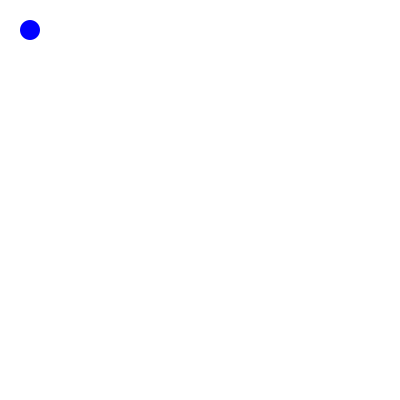
Frame 1 (no input)
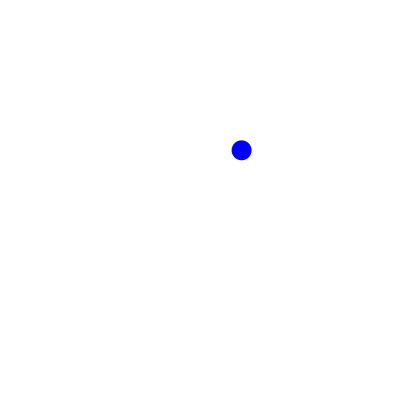
Frame 60 (the mouse pressed at the canvas centre just before this capture)
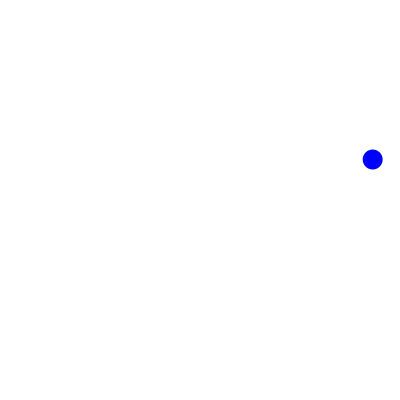
Frame 120 (the mouse held since frame 60 and released just before this capture)

The Processing sketch that drew these frames (run headless with seeded random() and noise(); from frame 60 on, the mouse is pressed at the canvas centre):

// Processing sketch: fp_pg_q_07_05
// ── fp_pg_q_07_05.pde
// 問題 7.5 ボールがウインドウ内を壁に反射しながら上下に等速直線運動するアニメーションを作成せよ．
private float x = 20;
private float y = 20;
private float vx = 1;
private float vy = 1;
private float rx = (vx * getSpeedRate());
private float ry = (vy * getSpeedRate());
private float d = 20;
private boolean flg = true;
private float v = 0;

void setup(){
  size(400, 400);
  smooth();
  background(255, 255, 255);
  ellipseMode(CORNER);
  frameRate(30);
}

void draw(){
  background(255, 255, 255);
  noStroke();
  fill(0, 0, 255);
  ellipse(x, y, d, d);
  x += rx;
  y += ry;
  if(x <= 0 || 380 <= x || y <= 0 || 380 <= y){
    v = sqrt(sq(rx) + sq(ry));
    /*if(vx <= 0 && vy <= 0){
      //　↖
      if(x <= 20 && y <= 20){
        x = 0;
        y = 0;
      } else if (x <= 20 && 20 < y) {
        x = 0;
      } else if (20 < x && y <= 20) {
        y = 0;
      }
    } else if(vx <= 0 && 0 < vy){
      // ↙
      if (x <= 0 && 0 < y) {
        x = 0;
      } else if (0 < x && 380 <= y) {
        y = height - d;
      } else if (x <= 0 && 380 <= y) {
        x = 0;
        y = height - d;
      }
    } else if(0 < vx && vy <= 0) {
      // ↗
      if (0 <= x && y <= 0) {
        y = d;
      } else if (0 <= x && 380 <= y) {
        y = height - d;
      } else if (380 <= x && y <= 0) {
        x = width - d;
        y = 0;
      }
    } else if(0 < vx && 0 < vy) {
      // ↘
      if (380 <= x && 0 < y) {
        x = width - d;
      } else if (380 <= x && 380 <= y) {
        x = width - d;
        y = height - d;
      } else if (x < 0 && 380 <= y) {
        y = height - d;
      }
    }*/
    //println(x);
    //println(y);
    //println(cos(180 - 90 - cos(acos(radians(rx/v)))));
    //println(sin(180 - 90 - sin(asin(radians(ry/v)))));
    rx = v * cos(degrees(acos(rx/v)));
    ry = v * sin(degrees(asin(ry/v)));
    println(degrees(acos(rx/v)));
    println(degrees(asin(ry/v)));
    //println("rx : " + rx);
    //println("ry : " + ry);
    if(x <= 0){
      x = 0;
    } else if(380 <= x) {
      x = 380;
    }
    if(y <= 0) {
      y = 0;
    } else if(380 <= y) {
      y = 380;
    }

    x += rx;
    y += ry;
  }
}

private float getSpeedRate(){
  return random(1, 5);
  //return 5;
}
